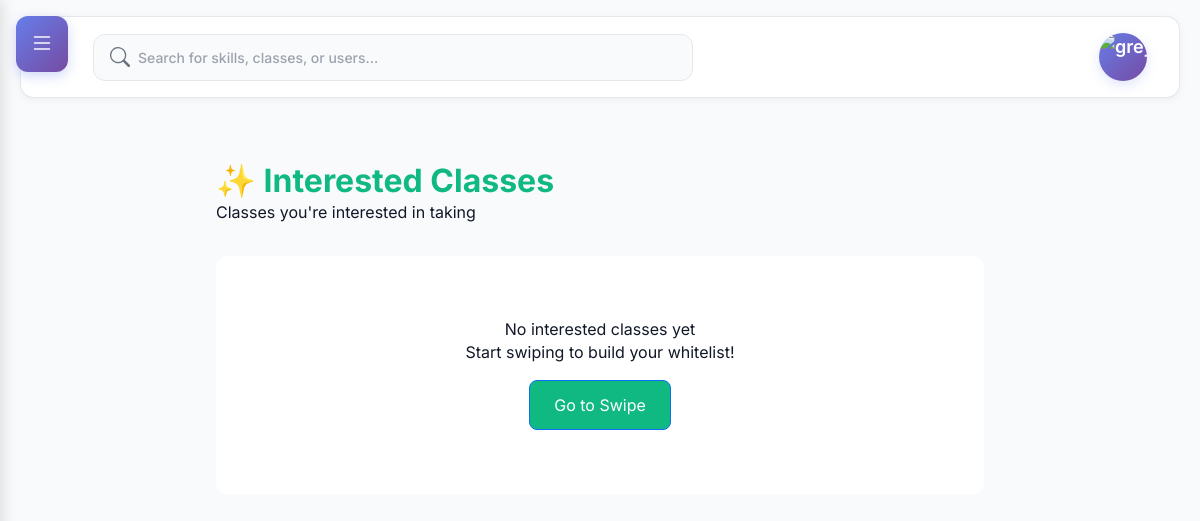
Page /swipe/whitelist/ (signed in) on the earlier database version.
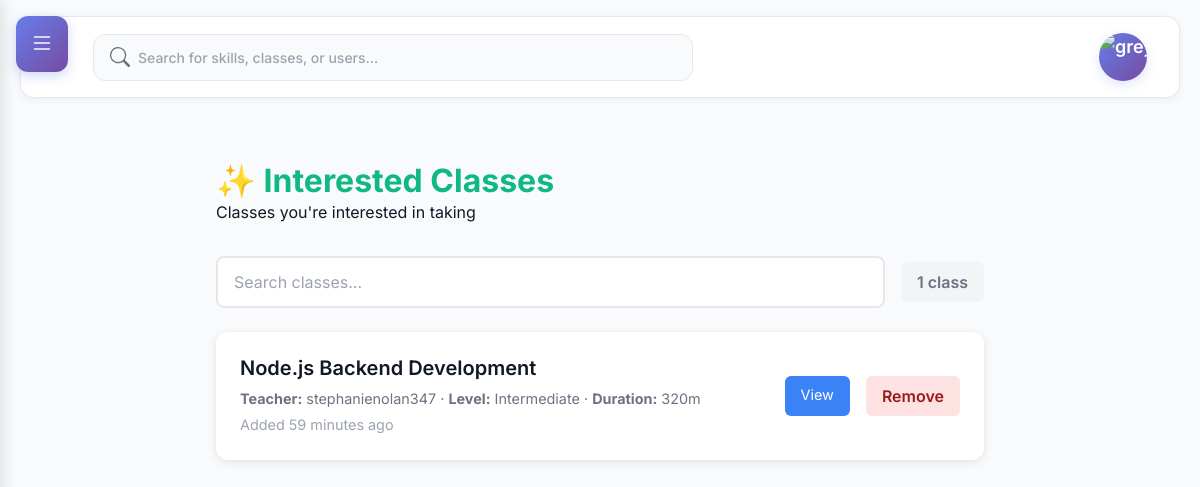
Same page on the later database version.
### skills/models.py (models this page shows, shortened)
class SwipeAction(models.Model):
    SWIPE_RIGHT = 'right'  # Whitelist
    SWIPE_LEFT = 'left'    # Blacklist
    SWIPE_CHOICES = [
        (SWIPE_RIGHT, 'Interested'),
        (SWIPE_LEFT, 'Not Interested'),
    ]
    user = models.ForeignKey(
        settings.AUTH_USER_MODEL,
        on_delete=models.CASCADE,
        related_name='swipe_actions'
    )
    teaching_class = models.ForeignKey(
        'TeachingClass',
        on_delete=models.CASCADE,
        related_name='swipe_actions'
    )
    action = models.CharField(
        max_length=10,
        choices=SWIPE_CHOICES
    )
    created_at = models.DateTimeField(auto_now_add=True)
    class Meta:
        unique_together = ['user', 'teaching_class']
        ordering = ['-created_at']

class TeachingClass(models.Model):
    BEGINNER = 'beginner'
    INTERMEDIATE = 'intermediate'
    ADVANCED = 'advanced'
    DIFFICULTY_CHOICES = [
        (BEGINNER, 'Beginner'),
        (INTERMEDIATE, 'Intermediate'),
        (ADVANCED, 'Advanced'),
    ]
    title = models.CharField(max_length=200)
    slug = models.SlugField(max_length=220, unique=True)
    short_description = models.CharField(max_length=300, blank=True)
    full_description = models.TextField(blank=True)
    difficulty = models.CharField(max_length=20, choices=DIFFICULTY_CHOICES, default=BEGINNER)
    duration_minutes = models.PositiveIntegerField(default=0)
    price_cents = models.PositiveIntegerField(default=0, help_text='Price in cents (e.g., 1999 = $19.99)')
    is_tradeable = models.BooleanField(default=False)
    trade_notes = models.CharField(max_length=200, blank=True)
    intro_video = models.FileField(upload_to='class_intros/', blank=True, null=True)
    thumbnail = models.ImageField(upload_to='class_thumbs/', blank=True, null=True)
    is_published = models.BooleanField(default=False)
    avg_rating = models.DecimalField(max_digits=3, decimal_places=2, default=0)
    reviews_count = models.PositiveIntegerField(default=0)
    created_at = models.DateTimeField(auto_now_add=True)
    updated_at = models.DateTimeField(auto_now=True)
    teacher = models.ForeignKey(settings.AUTH_USER_MODEL, on_delete=models.CASCADE, related_name='teaching_classes')
    class Meta:
        ordering = ['-created_at']

### core/views.py (the view)
# urls.py: path('swipe/whitelist/', views.view_whitelist, name='whitelist'),
@login_required
def view_whitelist(request):
    whitelist = SwipeAction.objects.filter(
        user=request.user,
        action=SwipeAction.SWIPE_RIGHT
    ).select_related('teaching_class', 'teaching_class__teacher').prefetch_related('teaching_class__topics')
    from skills.models import ClassEnrollment
    enrolled_class_ids = ClassEnrollment.objects.filter(
        user=request.user,
        status=ClassEnrollment.ACTIVE
    ).values_list('teaching_class_id', flat=True)
    return render(request, 'core/whitelist.html', {
        'whitelist': whitelist,
        'enrolled_class_ids': enrolled_class_ids
    })

### skills/templatetags/skills_tags.py (called while the page is built)
@register.simple_tag(takes_context=True)
def pending_trade_offers_count(context):
    request = context.get('request')
    if not request or not request.user.is_authenticated:
        return 0
    return ClassTradeOffer.objects.filter(
        receiver=request.user,
        status=ClassTradeOffer.PENDING
    ).count()

### users/templatetags/user_tags.py (called while the page is built)
def get_avatar_color(user):
    hash_value = int(hashlib.md5(user.username.encode()).hexdigest(), 16)
    color_index = hash_value % len(AVATAR_COLORS)
    return AVATAR_COLORS[color_index]

### core/templates/core/whitelist.html (shortened to what this page needs)
{% extends 'base.html' %}
{% block content %}
<div class="list-container">
    <div class="list-header">
        <h1>✨ Interested Classes</h1>
        <p>Classes you're interested in taking</p>
    </div>
    {% if whitelist %}
    <div class="filter-section">
        <div class="search-box">
            <input type="text" id="search-input" placeholder="Search classes..." autocomplete="off">
        </div>
        <div class="results-count">
            <span id="results-count">{{ whitelist|length }}</span> class{{ whitelist|length|pluralize:"es" }}
        </div>
    </div>
    <div class="skill-list" id="skill-list">
        {% for swipe in whitelist %}
        <div class="skill-item"
             data-class-id="{{ swipe.teaching_class.id }}"
             data-class-name="{{ swipe.teaching_class.title|lower }}"
             data-is-enrolled="{% if swipe.teaching_class.id in enrolled_class_ids %}true{% else %}false{% endif %}">
            <div class="skill-info">
                <h3>
                    <a href="{% url 'skills:class_detail' swipe.teaching_class.slug %}" style="text-decoration: none; color: inherit;">
                        {{ swipe.teaching_class.title }}
                    </a>
                </h3>
                <p style="color: #6b7280; margin: 0.25rem 0;">
                    <strong>Teacher:</strong> {{ swipe.teaching_class.teacher.username }} ·
                    <strong>Level:</strong> {{ swipe.teaching_class.get_difficulty_display }} ·
                    <strong>Duration:</strong> {{ swipe.teaching_class.duration_minutes }}m
                </p>
                <p style="color: #9ca3af; font-size: 0.9rem; margin-top: 0.25rem;">Added {{ swipe.created_at|timesince }} ago</p>
            </div>
            <div class="skill-actions">
                <a href="{% url 'skills:class_detail' swipe.teaching_class.slug %}" class="btn-view" style="margin-right: 0.5rem; padding: 0.5rem 1rem; background: #3b82f6; color: white; text-decoration: none; border-radius: 6px; font-size: 0.9rem;">View</a>
                <button class="btn-remove" data-class-id="{{ swipe.teaching_class.id }}">Remove</button>
            </div>
        </div>
        {% endfor %}
    </div>
    {% else %}
    <div class="empty-state">
        <h3>No interested classes yet</h3>
        <p>Start swiping to build your whitelist!</p>
        <a href="{% url 'core:swipe' %}" class="btn btn-primary" style="margin-top: 1rem; display: inline-block; padding: 0.75rem 1.5rem; background: #10b981; color: white; text-decoration: none; border-radius: 8px;">Go to Swipe</a>
    </div>
    {% endif %}
</div>
{% endblock %}

Differences in the rows shown:
added SwipeAction: teaching_class "Node.js Backend Development", teaching_class.teacher.username "stephanienolan347", teaching_class.difficulty "Intermediate", teaching_class.duration_minutes "320", created_at "59 minutes"
Other differences:
{{ whitelist|length }}: (not shown) → "1"
text no longer shown: "No interested classes yet Start swiping to build your whitelist! Go to Swipe"
text now shown: "class"
